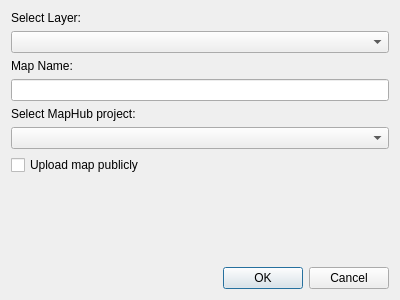
<?xml version="1.0" encoding="UTF-8"?>
<ui version="4.0">
    <class>MapHubPluginDialogBase</class>
    <widget class="QDialog" name="MapHubPluginDialogBase">
        <property name="geometry">
            <rect>
                <x>0</x>
                <y>0</y>
                <width>400</width>
                <height>300</height>
            </rect>
        </property>
        <property name="windowTitle">
            <string>MapHub</string>
        </property>
        <layout class="QVBoxLayout" name="verticalLayout">
            <item>
                <widget class="QLabel" name="label_layer">
                    <property name="text">
                        <string>Select Layer:</string>
                    </property>
                </widget>
            </item>
            <item>
                <widget class="QComboBox" name="comboBox_layer"/>
            </item>
            <item>
                <widget class="QLabel" name="label_map_name">
                    <property name="text">
                        <string>Map Name:</string>
                    </property>
                </widget>
            </item>
            <item>
                <widget class="QLineEdit" name="lineEdit_map_name"/>
            </item>
            <item>
                <widget class="QLabel" name="label_project">
                    <property name="text">
                        <string>Select MapHub project:</string>
                    </property>
                </widget>
            </item>
            <item>
                <widget class="QComboBox" name="comboBox_project"/>
            </item>
            <item>
                <widget class="QCheckBox" name="checkBox_public">
                    <property name="text">
                        <string>Upload map publicly</string>
                    </property>
                    <property name="checked">
                        <bool>false</bool>
                    </property>
                </widget>
            </item>
            <item>
                <spacer name="verticalSpacer">
                    <property name="orientation">
                        <enum>Qt::Vertical</enum>
                    </property>
                    <property name="sizeHint" stdset="0">
                        <size>
                            <width>20</width>
                            <height>40</height>
                        </size>
                    </property>
                </spacer>
            </item>
            <item>
                <widget class="QDialogButtonBox" name="button_box">
                    <property name="orientation">
                        <enum>Qt::Horizontal</enum>
                    </property>
                    <property name="standardButtons">
                        <set>QDialogButtonBox::Cancel|QDialogButtonBox::Ok</set>
                    </property>
                </widget>
            </item>
        </layout>
    </widget>
    <resources/>
    <connections>
        <connection>
            <sender>button_box</sender>
            <signal>accepted()</signal>
            <receiver>MapHubPluginDialogBase</receiver>
            <slot>accept()</slot>
            <hints>
                <hint type="sourcelabel">
                    <x>20</x>
                    <y>20</y>
                </hint>
                <hint type="destinationlabel">
                    <x>20</x>
                    <y>20</y>
                </hint>
            </hints>
        </connection>
        <connection>
            <sender>button_box</sender>
            <signal>rejected()</signal>
            <receiver>MapHubPluginDialogBase</receiver>
            <slot>reject()</slot>
            <hints>
                <hint type="sourcelabel">
                    <x>20</x>
                    <y>20</y>
                </hint>
                <hint type="destinationlabel">
                    <x>20</x>
                    <y>20</y>
                </hint>
            </hints>
        </connection>
    </connections>
</ui>
